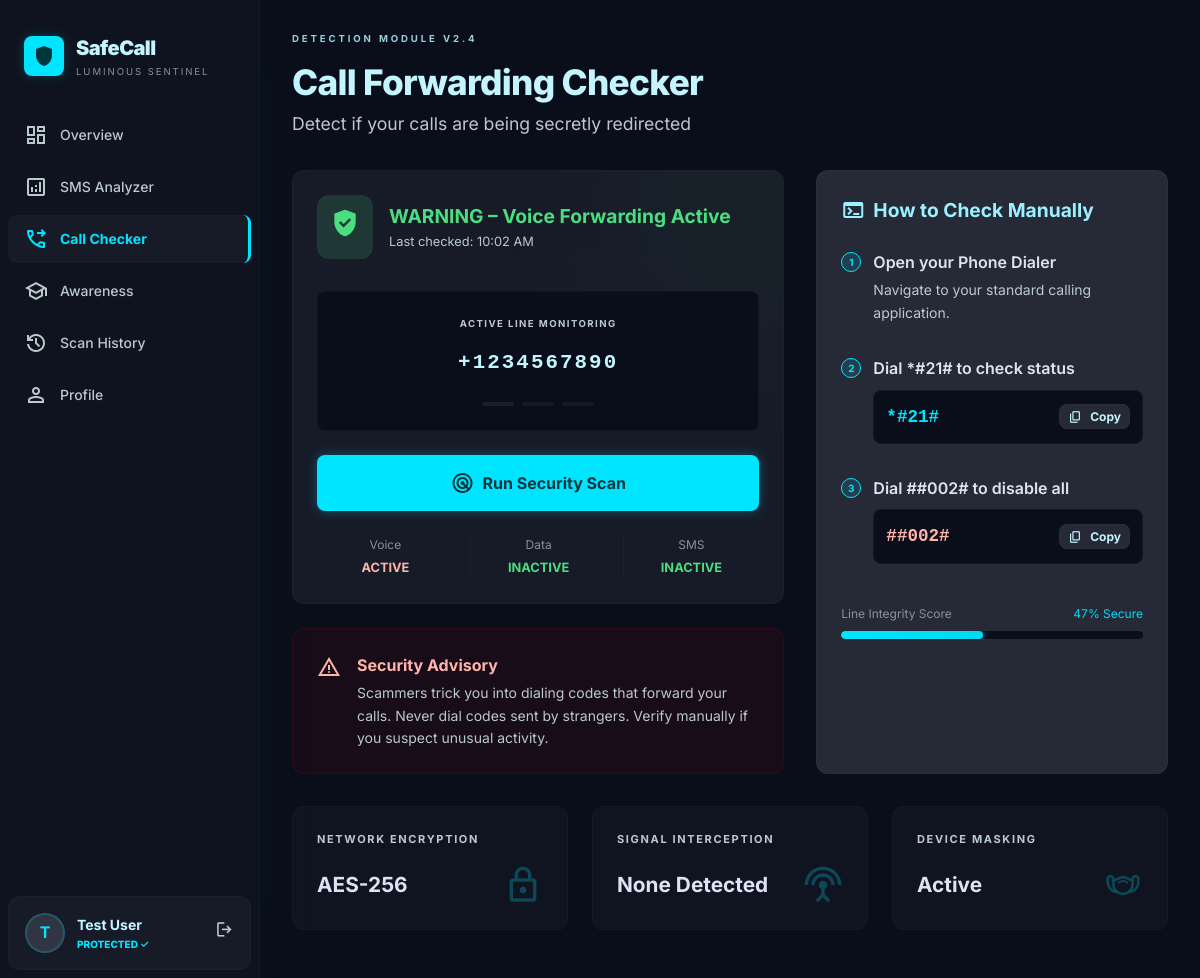
Page /call-checker (signed in) on the committed database.
### app.py (models this page shows)
class User(db.Model, UserMixin):
    id = db.Column(db.Integer, primary_key=True)
    full_name = db.Column(db.String(150), nullable=False)
    email = db.Column(db.String(150), unique=True, nullable=False)
    phone = db.Column(db.String(20), nullable=False)
    password = db.Column(db.String(200), nullable=False)
    created_at = db.Column(db.DateTime, default=utcnow)
    scan_results = db.relationship("ScanResult", backref="user", lazy=True, cascade="all, delete-orphan")
    alerts = db.relationship("Alert", backref="user", lazy=True, cascade="all, delete-orphan")
    call_checks = db.relationship("CallForwardingCheck", backref="user", lazy=True, cascade="all, delete-orphan")

class CallForwardingCheck(db.Model):
    id = db.Column(db.Integer, primary_key=True)
    user_id = db.Column(db.Integer, db.ForeignKey("user.id"), nullable=False)
    phone_number = db.Column(db.String(20))
    voice_status = db.Column(db.String(20), default="Inactive")
    data_status = db.Column(db.String(20), default="Inactive")
    sms_status = db.Column(db.String(20), default="Inactive")
    overall_status = db.Column(db.String(50), default="Safe")
    integrity_score = db.Column(db.Integer, default=98)
    checked_at = db.Column(db.DateTime, default=utcnow)

### app.py (the view, shortened to what this page needs)
@app.route("/call-checker", methods=["GET", "POST"])
@login_required
def call_checker():
    check_result = None
    phone_number = current_user.phone
    last_check = CallForwardingCheck.query.filter_by(user_id=current_user.id)\
        .order_by(CallForwardingCheck.checked_at.desc()).first()
    return render_template("call_checker.html",
        check_result=check_result,
        last_check=last_check,
        phone_number=phone_number,
    )

### app.py (called while the page is built)
@login_manager.user_loader
def load_user(user_id):
    return db.session.get(User, int(user_id))

### templates/call_checker.html (shortened to what this page needs)
{% extends "base.html" %}
{% block body %}
<aside class="sidebar" id="sidebar">
  <div class="sidebar-brand"><div class="sidebar-brand-icon"><span class="material-symbols-outlined">shield</span></div><div><h1>SafeCall</h1><p>Luminous Sentinel</p></div></div>
  <nav class="sidebar-nav">
    <a href="{{ url_for('dashboard') }}" class="sidebar-link"><span class="material-symbols-outlined">dashboard</span>Overview</a>
    <a href="{{ url_for('sms_analyzer') }}" class="sidebar-link"><span class="material-symbols-outlined">analytics</span>SMS Analyzer</a>
    <a href="{{ url_for('call_checker') }}" class="sidebar-link active"><span class="material-symbols-outlined">phone_forwarded</span>Call Checker</a>
    <a href="{{ url_for('awareness') }}" class="sidebar-link"><span class="material-symbols-outlined">school</span>Awareness</a>
    <a href="{{ url_for('scan_history') }}" class="sidebar-link"><span class="material-symbols-outlined">history</span>Scan History</a>
    <a href="{{ url_for('profile') }}" class="sidebar-link"><span class="material-symbols-outlined">person</span>Profile</a>
  </nav>
  <div class="sidebar-user"><div class="sidebar-avatar">{{ current_user.full_name[0] }}</div><div style="flex:1"><div style="font-size:0.875rem;font-weight:700;color:var(--cyan-light)">{{ current_user.full_name }}</div><div style="font-size:0.625rem;color:var(--cyan);font-weight:800;text-transform:uppercase">Protected ✓</div></div><a href="{{ url_for('logout') }}" style="color:var(--text-secondary)"><span class="material-symbols-outlined" style="font-size:1.2rem">logout</span></a></div>
</aside>
<div class="main-content" style="margin-left:260px;min-height:100vh;padding:1.5rem 2rem 3rem">
  <div style="max-width:960px;margin:0 auto">
    <div style="margin-bottom:2rem">
      <span class="text-label" style="color:var(--secondary);font-size:0.6rem;letter-spacing:0.3em">Detection Module v2.4</span>
      <h2 style="font-size:2.2rem;font-weight:800;color:var(--cyan-light);letter-spacing:-0.02em;margin-top:0.25rem">Call Forwarding Checker</h2>
      <p class="text-muted" style="font-size:1.1rem">Detect if your calls are being secretly redirected</p>
    </div>
    <div class="call-checker-grid">
      <div>
        <div class="card" style="position:relative;overflow:hidden">
          <div class="ambient-blob" style="width:250px;height:250px;top:-6rem;right:-6rem;{% if check_result and not check_result.is_safe %}background:var(--error){% else %}background:#4ade80{% endif %}"></div>
          <div style="position:relative;z-index:10">
            <div class="flex items-center gap-4" style="margin-bottom:2rem">
              <div style="padding:0.75rem;border-radius:var(--radius-lg);{% if check_result and not check_result.is_safe %}background:rgba(239,68,68,0.15){% else %}background:rgba(74,222,128,0.15){% endif %}">
                <span class="material-symbols-outlined icon-filled" style="font-size:2rem;{% if check_result and not check_result.is_safe %}color:#f87171{% else %}color:#4ade80{% endif %}"></span>
              </div>
              <div>
                <h3 style="font-weight:700;font-size:1.2rem;{% if check_result and not check_result.is_safe %}color:#f87171{% else %}color:#4ade80{% endif %}">{% if check_result %}{{ check_result.status }}{% elif last_check %}{{ last_check.overall_status }}{% else %}No Check Performed{% endif %}</h3>
                <p class="text-muted" style="font-size:0.8rem">{% if last_check %}Last checked: {{ last_check.checked_at.strftime('%I:%M %p') }}{% else %}Run a scan to check{% endif %}</p>
              </div>
            </div>
            <form method="POST" action="{{ url_for('call_checker') }}">
              <div style="background:var(--bg-void);border-radius:var(--radius-md);padding:1.5rem;text-align:center;border:1px solid rgba(59,73,76,0.12);margin-bottom:1.5rem">
                <p class="text-label text-muted" style="margin-bottom:0.5rem;font-size:0.6rem;letter-spacing:0.15em">Active Line Monitoring</p>
                <input class="form-input" name="phone" value="{{ phone_number }}" placeholder="+1 (555) 000-0000" style="text-align:center;font-size:1.3rem;font-family:monospace;letter-spacing:0.1em;font-weight:700;color:var(--cyan-light);border:none;background:transparent" required/>
                <div class="flex justify-center gap-2" style="margin-top:1rem">
                  <div style="height:4px;width:32px;border-radius:2px;{% if check_result %}{% if check_result.is_safe %}background:#4ade80{% else %}background:var(--error){% endif %}{% else %}background:rgba(59,73,76,0.3){% endif %}" class="{% if check_result and check_result.is_safe %}animate-pulse{% endif %}"></div>
                  <div style="height:4px;width:32px;border-radius:2px;background:rgba(59,73,76,0.2)"></div>
                  <div style="height:4px;width:32px;border-radius:2px;background:rgba(59,73,76,0.2)"></div>
                </div>
              </div>
              <button type="submit" class="btn btn-primary btn-block btn-lg cyan-box-glow">
                <span class="material-symbols-outlined">radar</span>Run Security Scan
              </button>
            </form>
            {% if check_result or last_check %}
            {% set r = check_result or {'voice': last_check.voice_status, 'data': last_check.data_status, 'sms': last_check.sms_status} %}
            <div style="display:grid;grid-template-columns:repeat(3,1fr);gap:1rem;margin-top:1.5rem;text-align:center">
              {% for label, val in [('Voice', r.voice), ('Data', r.data), ('SMS', r.sms)] %}
              <div {% if not loop.first %}style="border-left:1px solid rgba(59,73,76,0.15)"{% endif %}>
                <p style="font-size:0.75rem;color:var(--text-muted);margin-bottom:0.25rem">{{ label }}</p>
                <p style="font-size:0.8rem;font-weight:700;text-transform:uppercase;color:{% if val == 'Active' %}var(--error){% else %}#4ade80{% endif %}">{{ val }}</p>
              </div>
              {% endfor %}
            </div>
            {% endif %}
          </div>
        </div>
        <div style="margin-top:1.5rem;padding:1.5rem;border-radius:var(--radius-lg);background:rgba(147,0,10,0.1);border:1px solid rgba(147,0,10,0.2);display:flex;gap:1rem;align-items:flex-start">
          <span class="material-symbols-outlined text-error" style="font-size:1.5rem;margin-top:2px">warning</span>
          <div><h4 style="color:var(--error);font-weight:700;margin-bottom:0.25rem">Security Advisory</h4><p class="text-muted" style="font-size:0.875rem;line-height:1.6">Scammers trick you into dialing codes that forward your calls. Never dial codes sent by strangers. Verify manually if you suspect unusual activity.</p></div>
        </div>
      </div>
      <div class="card" style="background:var(--bg-container-high)">
        <h3 style="font-size:1.2rem;font-weight:700;color:var(--cyan-muted);margin-bottom:1.5rem;display:flex;align-items:center;gap:0.5rem"><span class="material-symbols-outlined">terminal</span>How to Check Manually</h3>
        <div style="display:flex;flex-direction:column;gap:2rem">
          {% for step in [
            {'num':'1','title':'Open your Phone Dialer','desc':'Navigate to your standard calling application.'},
            {'num':'2','title':'Dial *#21# to check status','code':'*#21#','color':'var(--cyan)'},
            {'num':'3','title':'Dial ##002# to disable all','code':'##002#','color':'var(--error)'}
          ] %}
          <div style="padding-left:2rem;position:relative">
            <div style="position:absolute;left:0;top:2px;width:20px;height:20px;background:rgba(0,229,255,0.12);border:1px solid var(--cyan);border-radius:50%;display:flex;align-items:center;justify-content:center;font-size:0.625rem;font-weight:700;color:var(--cyan)">{{ step.num }}</div>
            <p style="font-weight:600;margin-bottom:0.25rem">{{ step.title }}</p>
            {% if step.code %}
            <div style="background:var(--bg-void);border-radius:var(--radius-md);padding:0.75rem;display:flex;justify-content:space-between;align-items:center;border:1px solid rgba(59,73,76,0.2);margin-top:0.5rem">
              <code style="color:{{ step.color }};font-size:1.1rem;font-weight:700">{{ step.code }}</code>
              <button class="copy-btn btn btn-sm btn-secondary" data-code="{{ step.code }}" type="button" style="padding:0.25rem 0.5rem"><span class="material-symbols-outlined" style="font-size:0.875rem">content_copy</span> Copy</button>
            </div>
            {% else %}
            <p class="text-muted" style="font-size:0.875rem">{{ step.desc }}</p>
            {% endif %}
          </div>
          {% endfor %}
        </div>
        {% if check_result or last_check %}
        {% set score = check_result.integrity_score if check_result else last_check.integrity_score %}
        <div style="margin-top:2.5rem">
          <div class="flex justify-between items-center" style="margin-bottom:0.5rem">
            <span style="font-size:0.75rem;color:var(--text-muted)">Line Integrity Score</span>
            <span style="font-size:0.75rem;color:var(--cyan-dim)">{{ score }}% Secure</span>
          </div>
          <div class="risk-gauge"><div class="stat-bar-fill" style="width:{{ score }}%;height:100%;background:linear-gradient(90deg,var(--cyan),var(--cyan-dim));box-shadow:0 0 8px rgba(0,229,255,0.5);border-radius:4px"></div></div>
        </div>
        {% endif %}
      </div>
    </div>
    <div class="grid grid-3 gap-6" style="margin-top:2rem">
      {% for item in [('Network Encryption','AES-256','lock'),('Signal Interception','None Detected','settings_input_antenna'),('Device Masking','Active','masks')] %}
      <div class="card" style="background:rgba(23,27,40,0.5)">
        <p class="text-label text-muted" style="margin-bottom:1rem">{{ item[0] }}</p>
        <div class="flex justify-between items-center">
          <span style="font-size:1.3rem;font-weight:700">{{ item[1] }}</span>
          <span class="material-symbols-outlined" style="font-size:2.5rem;color:var(--cyan);opacity:0.25">{{ item[2] }}</span>
        </div>
      </div>
      {% endfor %}
    </div>
  </div>
</div>
{% endblock %}

### rows in the picture
User: full_name "T", full_name "Test User", phone "+1234567890"
CallForwardingCheck: overall_status "WARNING – Voice Forwarding Active", checked_at "10:02 AM", label "Voice", voice_status "ACTIVE", label "Data", data_status "INACTIVE", label "SMS", sms_status "INACTIVE"

### other values in the picture
{{ step.num }} "1" "2" "3"
{{ step.title }} "Open your Phone Dialer" "Dial *#21# to check status" "Dial ##002# to disable all"
{{ step.desc }} "Navigate to your standard calling application."
{{ step.code }} "*#21#" "##002#"
{{ score }} "47"
{{ item[0] }} "NETWORK ENCRYPTION" "SIGNAL INTERCEPTION" "DEVICE MASKING"
{{ item[1] }} "AES-256" "None Detected" "Active"
